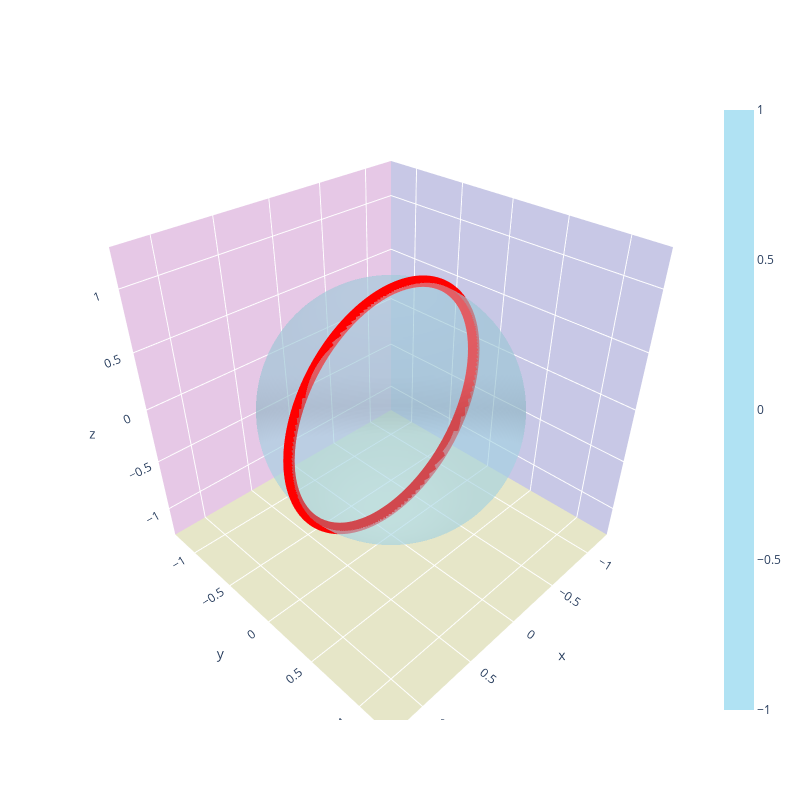

Here is the notebook cell this chart was saved with:
### Code cell
u = np.linspace(0, 2 * np.pi, 100)
v = np.linspace(0, np.pi, 100)

x = np.outer(np.cos(u), np.sin(v))
y = np.outer(np.sin(u), np.sin(v))
z = np.outer(np.ones(np.size(u)), np.cos(v))

fig = go.Figure(
    data=[
        go.Surface(
            x=x,
            y=y,
            z=z,
            opacity=0.4,
            colorscale=[[0, "rgb(176, 226, 243)"], [1, "rgb(176, 226, 243)"]],
            colorbar=dict(),
        )
    ]
)


fig.add_trace(
    go.Scatter3d(
        x=ndCoo[:, 0],
        y=ndCoo[:, 1],
        z=ndCoo[:, 2],
        mode="markers",
        marker=dict(
            color="red",
            size=4,
        ),
    )
)


fig.update_layout(
    scene=dict(
        xaxis=dict(
            range=[-1.3, 1.3],
            dtick=0.5,
            showbackground=True,
            backgroundcolor="rgb(200, 200, 230)",
        ),
        yaxis=dict(
            range=[-1.3, 1.3],
            dtick=0.5,
            showbackground=True,
            backgroundcolor="rgb(230, 200, 230)",
        ),
        zaxis=dict(
            range=[-1.3, 1.3],
            dtick=0.5,
            showbackground=True,
            backgroundcolor="rgb(230, 230, 200)",
        ),
    ),
    scene_aspectmode="cube",
    width=800,
    height=800,
)

fig.show()

### Figure 1 — Plotly figure (JSON) as saved in the notebook; plotly's stock layout.template omitted (floating-point values rounded to 4 significant figures; data arrays with more than 128 entries replaced by an {"elided": "..."} marker saying what was removed)
{"data": [{"colorscale": [[0, "rgb(176, 226, 243)"], [1, "rgb(176, 226, 243)"]], "opacity": 0.4, "type": "surface", "x": {"elided": "100x100 float values"}, "y": {"elided": "100x100 float values"}, "z": {"elided": "100x100 float values"}}, {"marker": {"color": "red", "size": 4}, "mode": "markers", "type": "scatter3d", "x": {"elided": "1001 float values"}, "y": {"elided": "1001 float values"}, "z": {"elided": "1001 float values"}}], "layout": {"height": 800, "scene": {"aspectmode": "cube", "xaxis": {"backgroundcolor": "rgb(200, 200, 230)", "dtick": 0.5, "range": [-1.3, 1.3], "showbackground": true}, "yaxis": {"backgroundcolor": "rgb(230, 200, 230)", "dtick": 0.5, "range": [-1.3, 1.3], "showbackground": true}, "zaxis": {"backgroundcolor": "rgb(230, 230, 200)", "dtick": 0.5, "range": [-1.3, 1.3], "showbackground": true}}, "width": 800}}
